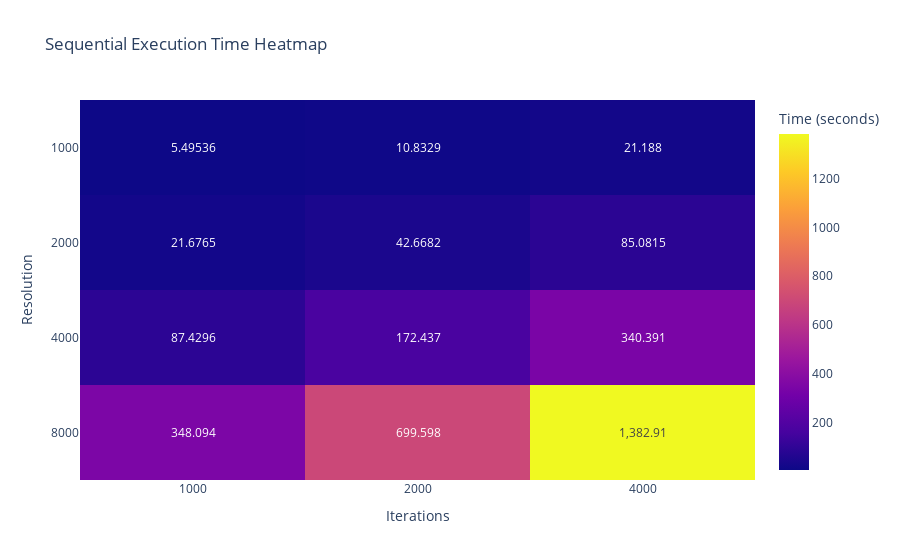

The notebook cell this image was saved under:
### Markdown cell above
### Seq exec heatmap

### Code cell
# Filter for Sequential implementation
df_seq_temp = df_seq[['Resolution', 'Iterations', 'Time (seconds)']].copy()
# Pivot the dataframe
melted_df = df_seq_temp[["Resolution", "Iterations"]].astype(str)
melted_df["Time (seconds)"] = df_seq_temp["Time (seconds)"]
heatmap_df_seq = melted_df.pivot(index='Resolution', columns='Iterations', values='Time (seconds)')
# melted_df = pd.melt(heatmap_df, id_vars=['Resolution', 'Iterations'], value_vars=['Time (seconds)'],
#                     var_name='Metric', value_name='Time (seconds)')
# Create heatmap with Plotly
fig = px.imshow(
    heatmap_df_seq,
    labels=dict(x="Iterations", y="Resolution", color="Time (seconds)"),
    title="Sequential Execution Time Heatmap",
    aspect="auto",
    text_auto=True,
)

fig.show()

### Figure 1 — Plotly figure (JSON) as saved in the notebook; plotly's stock layout.template omitted (floating-point values rounded to 4 significant figures)
{"data": [{"coloraxis": "coloraxis", "hovertemplate": "Iterations: %{x}<br>Resolution: %{y}<br>Time (seconds): %{z}<extra></extra>", "name": "0", "texttemplate": "%{z}", "type": "heatmap", "x": ["1000", "2000", "4000"], "xaxis": "x", "y": ["1000", "2000", "4000", "8000"], "yaxis": "y", "z": [[5.495, 10.83, 21.19], [21.68, 42.67, 85.08], [87.43, 172.4, 340.4], [348.1, 699.6, 1383.0]]}], "layout": {"coloraxis": {"colorbar": {"title": {"text": "Time (seconds)"}}, "colorscale": [[0, "#0d0887"], [0.1111, "#46039f"], [0.2222, "#7201a8"], [0.3333, "#9c179e"], [0.4444, "#bd3786"], [0.5556, "#d8576b"], [0.6667, "#ed7953"], [0.7778, "#fb9f3a"], [0.8889, "#fdca26"], [1, "#f0f921"]]}, "title": {"text": "Sequential Execution Time Heatmap"}, "xaxis": {"anchor": "y", "domain": [0, 1], "title": {"text": "Iterations"}}, "yaxis": {"anchor": "x", "autorange": "reversed", "domain": [0, 1], "title": {"text": "Resolution"}}}}
